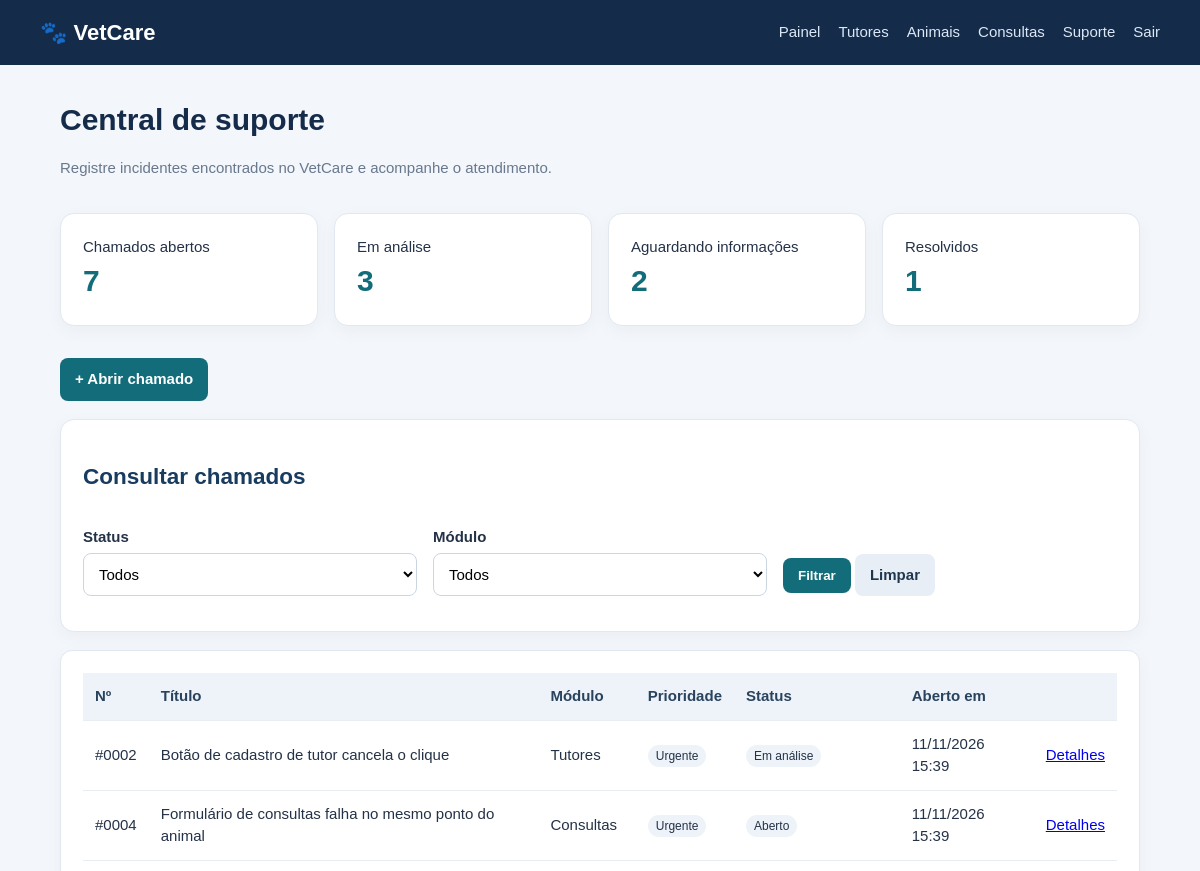
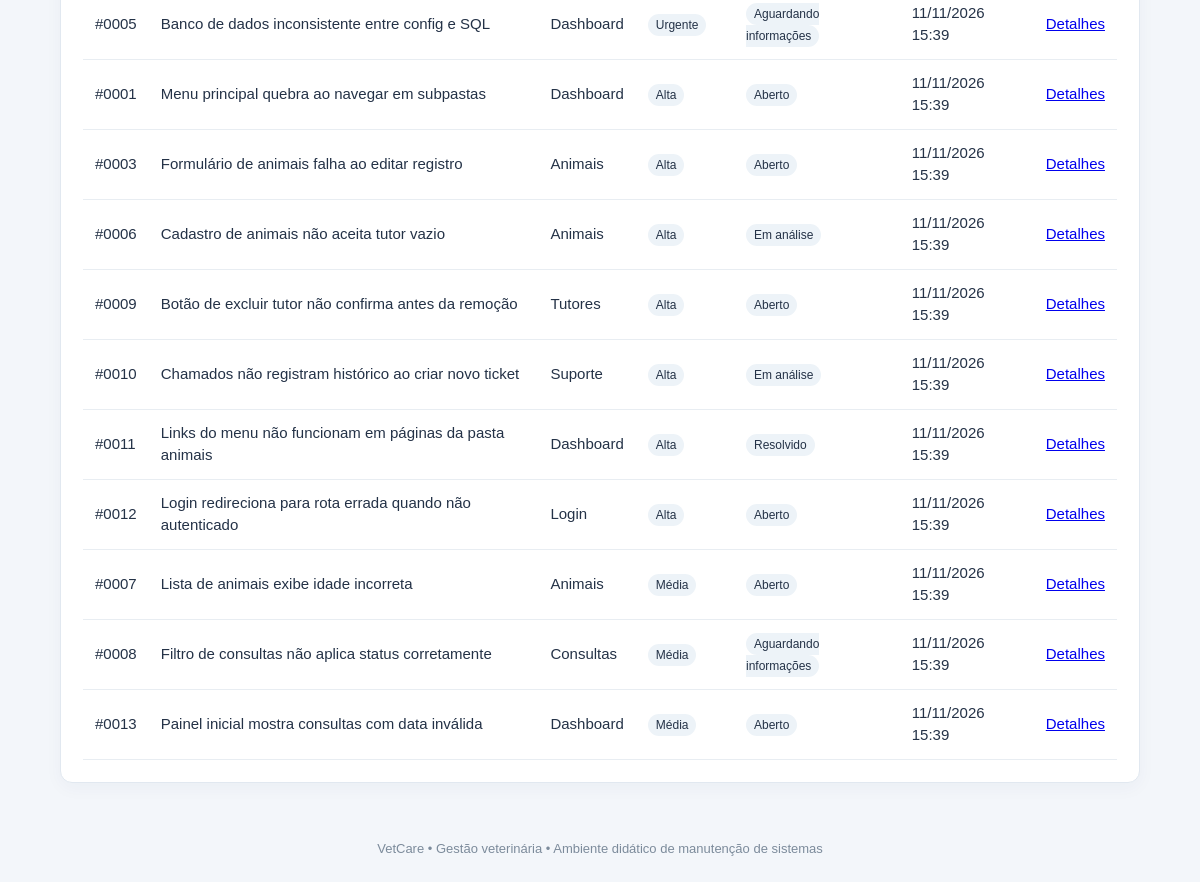
Screenshot of /chamados/index.php (signed in) with the database file from the repository (2 pictures, top to bottom).
### tables this page shows
CREATE TABLE chamados (
  id INT AUTO_INCREMENT PRIMARY KEY,
  titulo VARCHAR(160) NOT NULL,
  modulo VARCHAR(60) NOT NULL,
  solicitante VARCHAR(120) NOT NULL,
  equipe VARCHAR(100),
  descricao TEXT NOT NULL,
  passos TEXT NOT NULL,
  resultado_esperado TEXT NOT NULL,
  resultado_obtido TEXT NOT NULL,
  severidade ENUM('Baixa','Média','Alta','Crítica') NOT NULL DEFAULT 'Média',
  prioridade ENUM('Baixa','Média','Alta','Urgente') NOT NULL DEFAULT 'Média',
  status ENUM('Aberto','Em análise','Aguardando informações','Resolvido','Fechado') NOT NULL DEFAULT 'Aberto',
  responsavel VARCHAR(120),
  criado_em TIMESTAMP DEFAULT CURRENT_TIMESTAMP,
  atualizado_em TIMESTAMP DEFAULT CURRENT_TIMESTAMP ON UPDATE CURRENT_TIMESTAMP
);

### chamados/index.php (the view, shortened to what this page needs)
<?php
require_once __DIR__.'/../config/database.php';require_once __DIR__.'/../config/auth.php';exigirLogin();
$sql="SELECT * FROM chamados WHERE 1=1";$params=[];
$sql.=" ORDER BY FIELD(prioridade,'Urgente','Alta','Média','Baixa'), criado_em DESC";
$stmt=$pdo->prepare($sql);$stmt->execute($params);$rows=$stmt->fetchAll();
$counts=$pdo->query("SELECT status,COUNT(*) total FROM chamados GROUP BY status")->fetchAll(PDO::FETCH_KEY_PAIR);
include __DIR__.'/../includes/header.php';
?>
<h1>Central de suporte</h1>
<p class="muted">Registre incidentes encontrados no VetCare e acompanhe o atendimento.</p>
<div class="grid">
 <div class="stat"><span>Chamados abertos</span><strong><?= (int)($counts['Aberto']??0) ?></strong></div>
 <div class="stat"><span>Em análise</span><strong><?= (int)($counts['Em análise']??0) ?></strong></div>
 <div class="stat"><span>Aguardando informações</span><strong><?= (int)($counts['Aguardando informações']??0) ?></strong></div>
 <div class="stat"><span>Resolvidos</span><strong><?= (int)($counts['Resolvido']??0) ?></strong></div>
</div>
<div class="actions"><a class="btn" href="novo.php">+ Abrir chamado</a></div>
<section class="panel">
<h2>Consultar chamados</h2>
<form method="get" class="grid">
 <div class="field"><label>Status</label><select name="status"><option value="">Todos</option></select></div>
 <div class="field"><label>Módulo</label><select name="modulo"><option value="">Todos</option></select></div>
 <div class="field" style="align-self:end"><button>Filtrar</button> <a class="btn secondary" href="index.php">Limpar</a></div>
</form></section>
<section class="panel table-wrap"><table>
<tr><th>Nº</th><th>Título</th><th>Módulo</th><th>Prioridade</th><th>Status</th><th>Aberto em</th><th></th></tr>
<?php foreach($rows as $r):?><tr>
<td>#<?=str_pad($r['id'],4,'0',STR_PAD_LEFT)?></td><td><?=htmlspecialchars($r['titulo'])?></td><td><?=htmlspecialchars($r['modulo'])?></td><td><span class="tag"><?=htmlspecialchars($r['prioridade'])?></span></td><td><span class="tag"><?=htmlspecialchars($r['status'])?></span></td><td><?=date('d/m/Y H:i',strtotime($r['criado_em']))?></td><td><a href="ver.php?id=<?=$r['id']?>">Detalhes</a></td>
</tr><?php endforeach;?>
</table></section>
<?php include __DIR__.'/../includes/footer.php';?>

### assets/style.css (style rules this page uses)
* { box-sizing:border-box }
body { margin:0;background:#f3f6fa;color:#243247;font:15px/1.5 Arial,sans-serif }
h1 { margin:0 0 8px;color:#142b4a }
h2 { color:#183b60 }
.muted { color:#68788d }
.panel,.stat,.login-box { background:white;border:1px solid #e1e8f0;border-radius:14px;padding:22px;box-shadow:0 5px 18px #203c5b0a;margin:18px 0 }
.grid { display:grid;grid-template-columns:repeat(auto-fit,minmax(210px,1fr));gap:16px }
.stat strong { font-size:30px;display:block;color:#126c79 }
.actions { display:flex;gap:8px;flex-wrap:wrap;margin:14px 0 }
.btn,button { display:inline-block;border:0;border-radius:8px;padding:10px 15px;background:#126c79;color:white;text-decoration:none;cursor:pointer;font-weight:700 }
.btn.secondary { background:#e8eef5;color:#20364e }
form .field { margin:13px 0 }
label { display:block;font-weight:700;margin-bottom:5px }
input,select,textarea { width:100%;padding:11px;border:1px solid #cbd6e2;border-radius:8px;font:inherit;background:#fff }
table { width:100%;border-collapse:collapse;background:white }
th,td { text-align:left;padding:12px;border-bottom:1px solid #e8edf2 }
th { background:#edf3f8;color:#29435e }
.table-wrap { overflow-x:auto;border-radius:12px }
.tag { padding:4px 8px;border-radius:20px;background:#edf3f8;font-size:12px }

### rows the page displays
chamados: id "0002", titulo "Botão de cadastro de tutor cancela o clique", modulo "Tutores", prioridade "Urgente", status "Em análise", criado_em "11/11/2026 15:39"
chamados: id "0004", titulo "Formulário de consultas falha no mesmo ponto do animal", modulo "Consultas", prioridade "Urgente", status "Aberto", criado_em "11/11/2026 15:39"
chamados: id "0005", titulo "Banco de dados inconsistente entre config e SQL", modulo "Dashboard", prioridade "Urgente", status "Aguardando informações", criado_em "11/11/2026 15:39"
chamados: id "0001", titulo "Menu principal quebra ao navegar em subpastas", modulo "Dashboard", prioridade "Alta", status "Aberto", criado_em "11/11/2026 15:39"
chamados: id "0003", titulo "Formulário de animais falha ao editar registro", modulo "Animais", prioridade "Alta", status "Aberto", criado_em "11/11/2026 15:39"
chamados: id "0006", titulo "Cadastro de animais não aceita tutor vazio", modulo "Animais", prioridade "Alta", status "Em análise", criado_em "11/11/2026 15:39"
chamados: id "0009", titulo "Botão de excluir tutor não confirma antes da remoção", modulo "Tutores", prioridade "Alta", status "Aberto", criado_em "11/11/2026 15:39"
chamados: id "0010", titulo "Chamados não registram histórico ao criar novo ticket", modulo "Suporte", prioridade "Alta", status "Em análise", criado_em "11/11/2026 15:39"
chamados: id "0011", titulo "Links do menu não funcionam em páginas da pasta animais", modulo "Dashboard", prioridade "Alta", status "Resolvido", criado_em "11/11/2026 15:39"
chamados: id "0012", titulo "Login redireciona para rota errada quando não autenticado", modulo "Login", prioridade "Alta", status "Aberto", criado_em "11/11/2026 15:39"
chamados: id "0007", titulo "Lista de animais exibe idade incorreta", modulo "Animais", prioridade "Média", status "Aberto", criado_em "11/11/2026 15:39"
chamados: id "0008", titulo "Filtro de consultas não aplica status corretamente", modulo "Consultas", prioridade "Média", status "Aguardando informações", criado_em "11/11/2026 15:39"
chamados: id "0013", titulo "Painel inicial mostra consultas com data inválida", modulo "Dashboard", prioridade "Média", status "Aberto", criado_em "11/11/2026 15:39"

### other values shown
$counts['Aberto'] "7"
$counts['Em análise'] "3"
$counts['Aguardando informações'] "2"
$counts['Resolvido'] "1"
